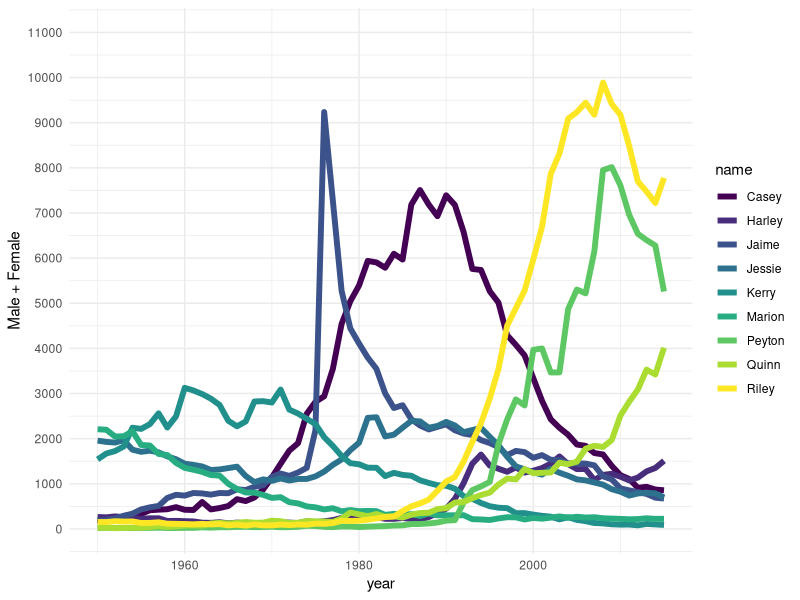
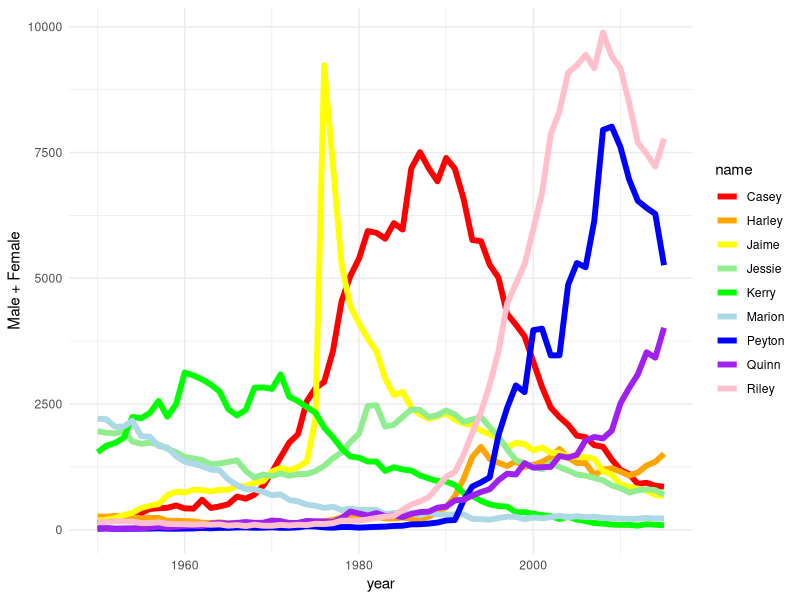

Write R code to recreate these figures, in order.
# Run the code below to set up the data
# Change the color scale for the lines with scale_color_viridis_d()
# Change the y-axis to have labels every 1000 babies and go from 0 to 11000

# What's the difference between scale_color_viridis_d() and scale_color_viridis_c()? >> check the help

# Bonus: 
# Can you define your own colors (you'll need 9 for the 9 names in the data): 
# look at the help for scale_color_manual - especially the examples

library(tidyverse)
# Load and reshape data
unisex_data <- read_csv("data/unisex.csv")
unisex_data <- unisex_data %>%
  select(-prop) %>%
  spread(sex, n, fill=0)
unisex_data

# make a scatterplot: color scale, axis limits
ggplot(unisex_data, aes(x=year, y=Male+Female, color=name)) + 
  geom_line(size=2) +
  scale_color_viridis_d() +
  scale_y_continuous(breaks=seq(0,11000,1000), limits=c(0,11000)) +
  theme_minimal() 


# Bonus: your own scale
cols <- c("red","orange","yellow","lightgreen","green","lightblue","blue","purple","pink")
names(cols) <- unique(unisex_data$name)

ggplot(unisex_data, aes(x=year, y=Male+Female, color=name)) + 
  geom_line(size=2) +
  scale_color_manual(values=cols) +
  theme_minimal() 

